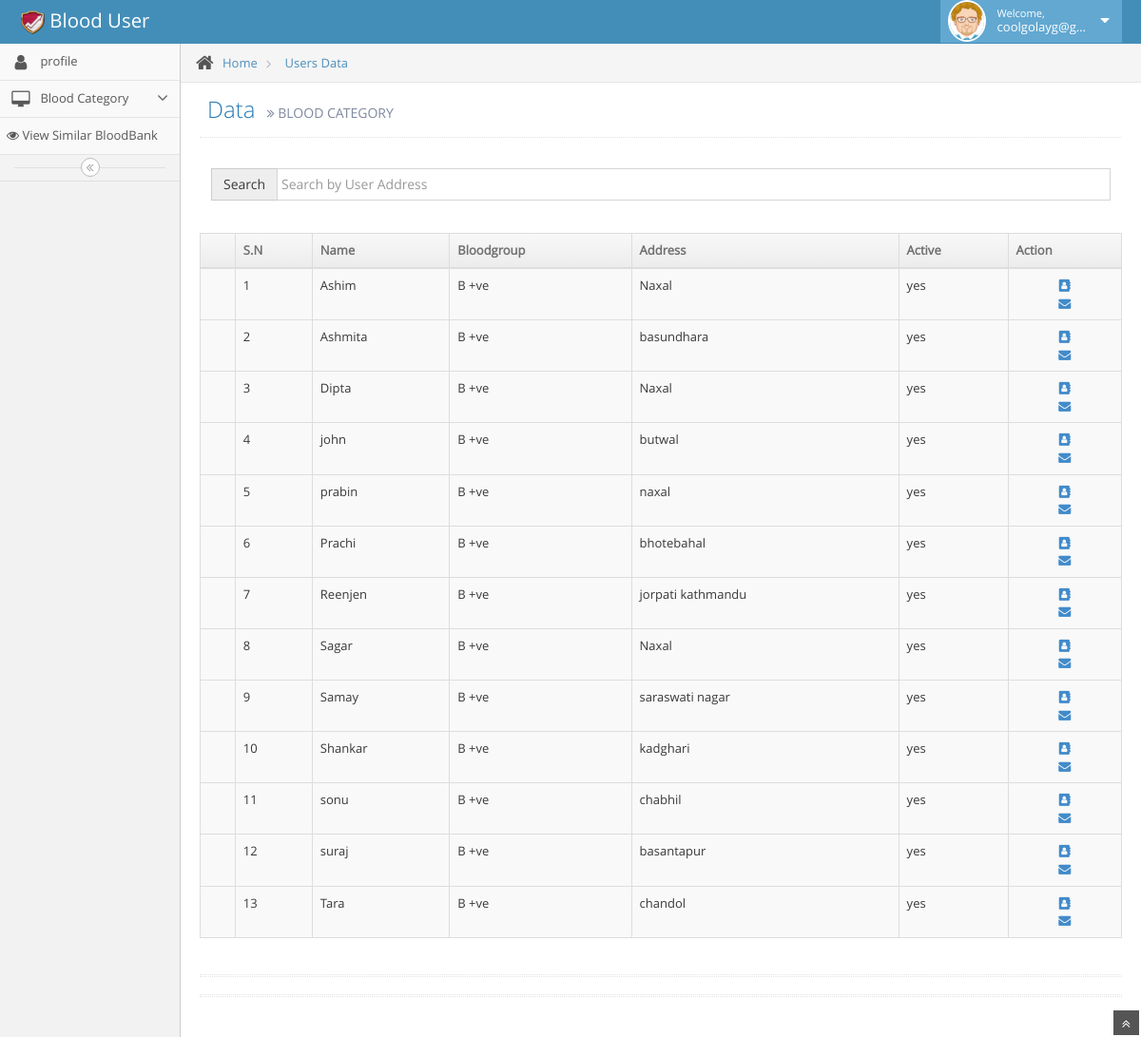
The app's page /user/Bpositive.php (signed in) with its own data.
### tables this page shows
CREATE TABLE `tbl_user` (
  `user_id` bigint(255) NOT NULL,
  `user_email` varchar(255) DEFAULT NULL,
  `user_password` varchar(255) DEFAULT NULL,
  `user_role` varchar(255) NOT NULL,
  `user_Firstname` varchar(255) NOT NULL,
  `user_Middlename` varchar(255) NOT NULL,
  `user_Lastname` varchar(255) NOT NULL,
  `user_Address` varchar(255) NOT NULL,
  `user_gender` varchar(255) NOT NULL,
  `user_phonenumber` bigint(255) NOT NULL,
  `user_age` int(255) NOT NULL,
  `user_bloodgroup` varchar(255) NOT NULL,
  `user_avialibility` varchar(255) NOT NULL,
  `user_recentlydonatedtime` varchar(255) NOT NULL,
  `user_status` varchar(255) NOT NULL,
  `user_photo` varchar(255) NOT NULL
);

### user/Bpositive.php (the view, shortened to what this page needs)
<?php include'layout_user/header_user.php' ?>
<?php include'layout_user/sidebar_user.php' ?>
				<div class="main-content">
					<div class="breadcrumbs" id="breadcrumbs">
						<ul class="breadcrumb">
							<li>
								<i class="icon-home home-icon"></i>
								<a href="#">Home</a>
							</li>
							<li>
								<a href="#">Users Data</a>
							</li>
						</ul>
					</div>
					<div class="page-content">
						<div class="page-header">
							<h1>
							Data
								<small>
									<i class="icon-double-angle-right"></i>
									BLOOD CATEGORY
								</small>
							</h1>
						</div>
						<div class="row">
							<div class="col-xs-12">
								<div class="container">
								   <br />
								   <div class="form-group">
								    <div class="input-group">
								     <span class="input-group-addon">Search</span>
								     <input type="text" name="search_text" id="search_text" placeholder="Search by User Address" class="form-control" />
								    </div>
								   </div>
								   <br />
								  </div>
								<div class="row">
									<div class="col-xs-12">
										<div class="table-responsive">
											<table id="sample-table-1" class="table table-striped table-bordered table-hover">
												<thead>
													<tr>
														<th class="center">
															<label>
																<th>S.N</th>
															</label>
														</th>
														<th>Name</th>
														<th>Bloodgroup</th>
														<th>Address</th>
														<th>Active</th>
														<th>Action</th>
													</tr>
												</thead>
                                          <?php
													$stmt = $conn->prepare("SELECT * FROM tbl_user WHERE  user_bloodgroup = 'B +ve' ORDER BY  user_Firstname ASC");
													$stmt->execute();
													$sn=1;
														foreach ($stmt->fetchAll() as $k => $v)
															{
															$user_name =  $v['user_Firstname'];
															$user_bloodgroup =  $v['user_bloodgroup'];
															$user_address =  $v['user_Address'];
															$user_active = $v['user_status'];
														?>
												<tbody>
													<tr>
														<td></td>
														<td><?php echo $sn; $sn++;  ?></td>
														<td><?php echo $user_name;?></td>
														<td >
															<?php echo $user_bloodgroup;?>
														</td>
														<td><?php echo $user_address;?></td>
														<td><?php echo $user_active;?></td>
														<td><div align="center">
														<a href="" data-toggle="modal" data-target="#exampleModal<?php echo $v['user_id'] ?>"><i class="fa fa-address-book" aria-hidden="true"></i></a>
														</div>
														 <div align="center">
														<a href="" data-toggle="modal" data-target="#mailModal<?php echo $v['user_id'] ?>"><i class="fa fa-envelope" aria-hidden="true"></i>
														</a>
														</div>
														</td>
													</tr>
												</tbody>
															<?php
															} ?>
											</table>
										</div>
									</div>
								</div>
<div class="hr hr-18 dotted hr-double"></div>
								<div class="hr hr-18 dotted hr-double"></div>
							</div>
						</div>
					</div>
				</div>
			</div>
			<a href="#" id="btn-scroll-up" class="btn-scroll-up btn btn-sm btn-inverse">
				<i class="icon-double-angle-up icon-only bigger-110"></i>
			</a>
		</div>
	</body>
</html>

### records on screen
tbl_user: user_Firstname "Ashim", user_bloodgroup "B +ve", user_Address "Naxal", user_status "yes"
tbl_user: user_Firstname "Ashmita", user_bloodgroup "B +ve", user_Address "basundhara", user_status "yes"
tbl_user: user_Firstname "Dipta", user_bloodgroup "B +ve", user_Address "Naxal", user_status "yes"
tbl_user: user_Firstname "john", user_bloodgroup "B +ve", user_Address "butwal", user_status "yes"
tbl_user: user_Firstname "prabin", user_bloodgroup "B +ve", user_Address "naxal", user_status "yes"
tbl_user: user_Firstname "Prachi", user_bloodgroup "B +ve", user_Address "bhotebahal", user_status "yes"
tbl_user: user_Firstname "Reenjen", user_bloodgroup "B +ve", user_Address "jorpati kathmandu", user_status "yes"
tbl_user: user_Firstname "Sagar", user_bloodgroup "B +ve", user_Address "Naxal", user_status "yes"
tbl_user: user_Firstname "Samay", user_bloodgroup "B +ve", user_Address "saraswati nagar", user_status "yes"
tbl_user: user_Firstname "Shankar", user_bloodgroup "B +ve", user_Address "kadghari", user_status "yes"
tbl_user: user_Firstname "sonu", user_bloodgroup "B +ve", user_Address "chabhil", user_status "yes"
tbl_user: user_Firstname "suraj", user_bloodgroup "B +ve", user_Address "basantapur", user_status "yes"
tbl_user: user_Firstname "Tara", user_bloodgroup "B +ve", user_Address "chandol", user_status "yes"

### other values on screen
$_SESSION['email'] "coolgolayg@g…"
